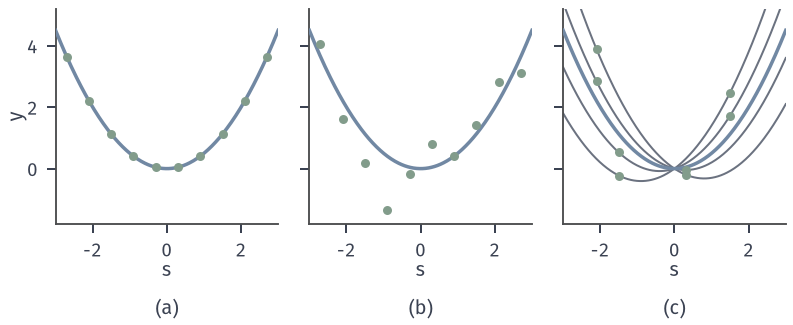

The script that drew this image:
from pathlib import Path
import sys
ROOT = next(p for p in Path(__file__).resolve().parents if (p/'build.sh').is_file() and (p/'tex/book.tex').is_file())
sys.path.insert(0, str(ROOT/'figures/00-shared/mathematical-preliminaries-upper/00-shared/comprehension-figures'))
from support import figure, save, BLUE, GREEN, YELLOW, RED, PURPLE, INK, MUTED, GRID, BLUE_FILL, GREEN_FILL, YELLOW_FILL, RED_FILL, PURPLE_FILL
import numpy as np
HERE = Path(__file__).resolve().parent
STROKE = '#4C4D4F'
def panels(w,h,n,left=.07,right=.99,top=.97,bottom=.22,wspace=.25,rows=1,**k):
    fig=figure(width_mm=w,height_mm=h)[0]; fig.clf(); fig.set_layout_engine(None)
    A=[fig.add_subplot(rows,n,i+1,**k) for i in range(n*rows)]
    fig.subplots_adjust(left=left,right=right,top=top,bottom=bottom,wspace=wspace)
    return fig,A
def tag(fig,ax,s,y):
    p=ax.get_position(); fig.text((p.x0+p.x1)/2,y,s,ha='center',va='bottom')
H2=np.array([1.,9.]); X0=np.array([9.,1.])
def f2(x): return .5*(H2*np.asarray(x,float)**2).sum(-1)
def g2(x): return H2*np.asarray(x,float)
def sphere(rng,k,n=2):
    u=rng.standard_normal((k,n)); return u/np.linalg.norm(u,axis=1,keepdims=True)
# 精确读数、加性噪声读数与样本函数：phi(s)=s^2/2；噪声标准差 0.6；样本函数 s^2/2+xi*s。
fig,A=panels(112,46,3,left=.07,bottom=.31,wspace=.14)
s=np.linspace(-3,3,300); q=np.linspace(-2.7,2.7,10); rng=np.random.default_rng(14)
for a in A:
    a.plot(s,.5*s**2,color=BLUE,lw=1.4,zorder=3); a.set_xlim(-3,3); a.set_ylim(-1.8,5.2); a.set_xticks([-2,0,2]); a.set_yticks([0,2,4]); a.set_xlabel('$s$',labelpad=0)
A[0].plot(q,.5*q**2,'o',color=GREEN,ms=3.6,mew=0,zorder=4)
A[1].plot(q,.5*q**2+.6*rng.standard_normal(10),'o',color=GREEN,ms=3.6,mew=0,zorder=4)
for xi in (-.8,-.3,.4,.9):
    A[2].plot(s,.5*s**2+xi*s,color=MUTED,lw=.8,zorder=2)
    A[2].plot(q[[2,7]] if xi>0 else q[[1,5]],(.5*q**2+xi*q)[[2,7]] if xi>0 else (.5*q**2+xi*q)[[1,5]],'o',color=GREEN,ms=3.6,mew=0,zorder=4)
A[1].set_yticklabels([]); A[2].set_yticklabels([]); A[0].set_ylabel('$y$',labelpad=0)
for a,t in zip(A,'abc'): tag(fig,a,f'({t})',.02)
save(fig,HERE,'figure',{'phi':'s^2/2','noise_std':.6,'seed':14})
